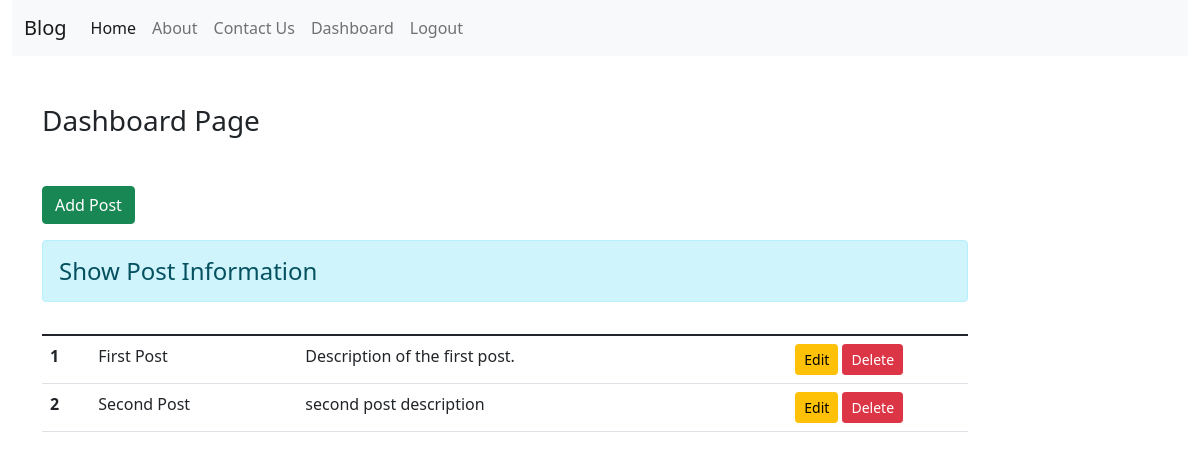
Before: /dashboard/ (signed in) with the older database file.
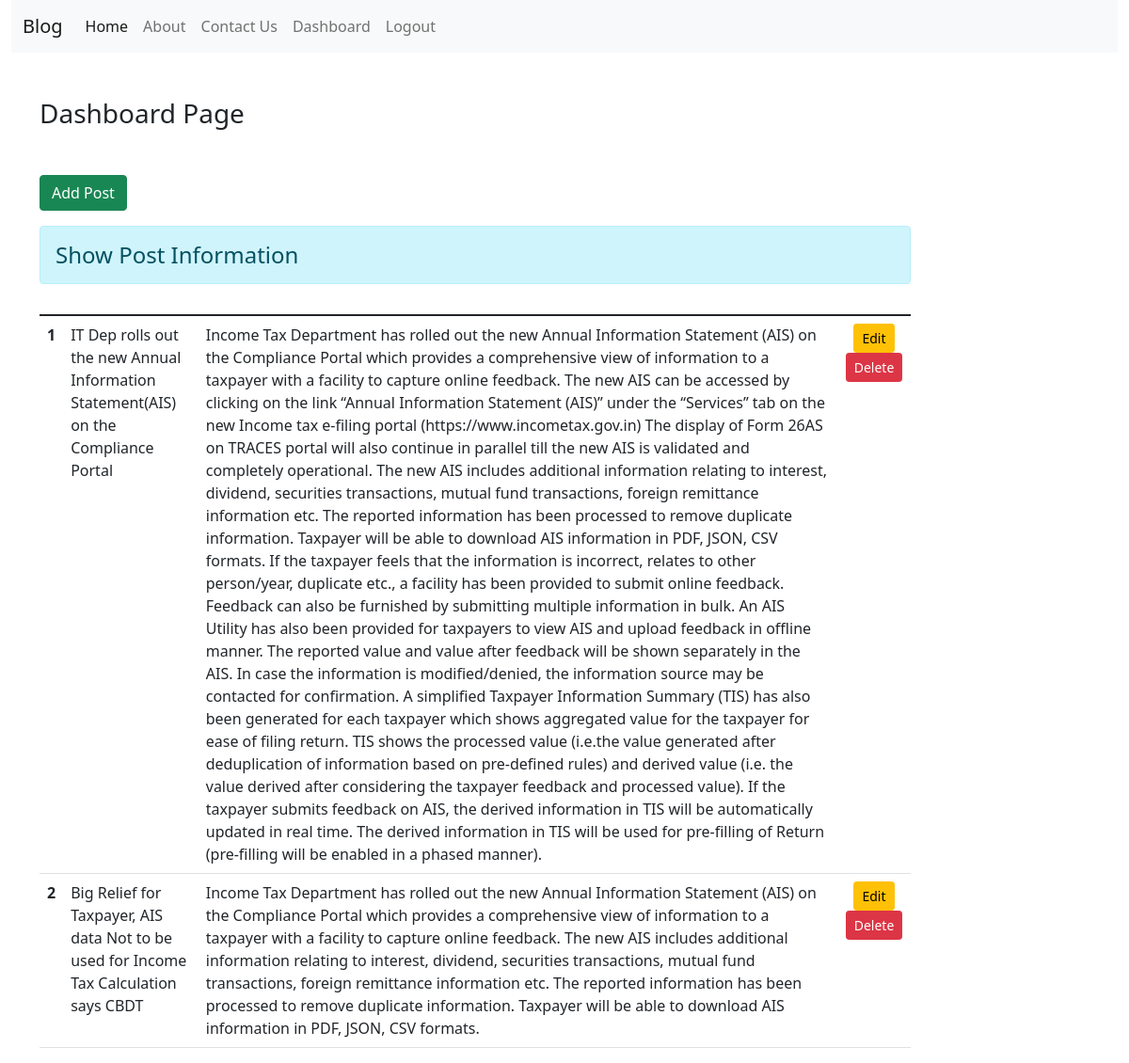
After: the same page with the newer database file.
### blogApp/models.py (models this page shows, shortened)
class Post(models.Model):
    title = models.TextField()
    desc = models.TextField()

### blogApp/views.py (the view)
# urls.py: path('dashboard/', views.dashboard, name='dashboard'),
def dashboard(request):
    if request.user.is_authenticated:
        posts = Post.objects.all()
        return render(request, "blogApp/dashboard.html", {'posts':posts})
    else:
        return HttpResponseRedirect("/login")

### blogApp/templates/blogApp/dashboard.html (shortened to what this page needs)
{% extends 'blogApp/base.html' %} {% load static %}
 {% block content %}
<div class="col-sm-10">
  <h3 class="test my-5">Dashboard Page</h3>
  <a href="{% url 'addpost'  %}" class="btn btn-success">Add Post</a>
  <h4 class="text=center alert alert-info mt-3">Show Post Information</h4>
    {% if posts %}
      <table class="table table-hover ">
        <thead>
          <tr class="text-center">
            <th scope="col" style="width:2%>ID</th>"
            <th scope="col" style="width:28%>Title</th>"
            <th scope="col" style="width:55%>Description</th>"
            <th scope="col" style="width:15%>Action</th>"
          </tr>
        </thead>
        <tbody>
          {% for post in posts %}
            <tr>
              <th scope="row">{{post.id}}</th>
              <td>{{post.title}}</td>
              <td>{{post.desc}}</td>
              <td class="text-center">
                <a href="{% url 'updatepost' post.id %}" class="btn btn-warning btn-sm">Edit</a>
                {% if perms.blog.delete_post %}
                <form action="{% url 'deletepost' post.id %}" method="post" class="d-inline"> {% csrf_token %}
                <input type="submit" class="btn btn-danger btn-sm" value="Delete">
              </form>
              {% endif %}
              </td>
            </tr>
          {% endfor %}
        </tbody>
      </table>
    {% else %}
      <h4 class="text-centr alert alert-warning">No Records</h4>
    {% endif %}
</div>
{%endblock content%}

Changed rows visible on the page:
changed Post id 1: title "First Post" → "IT Dep rolls out the new Annual Information Statement(AIS) on the Compliance Portal"; desc "Description of the first post." → "Income Tax Department has rolled out the new Annual Information Statement (AIS) on the Compliance Portal which provides a comprehensive view of information to a taxpayer with a facility to capture online feedback. The new AIS can be accessed by clicking on the link “Annual Information Statement (AIS)” under the “Services” tab on the new Income tax e-filing portal (https://www.incometax.gov.in) The display of Form 26AS on TRACES portal will also continue in parallel till the new AIS is validated and completely operational. The new AIS includes additional information relating to interest, dividend, securities transactions, mutual fund transactions, foreign remittance information etc. The…"
changed Post id 2: title "Second Post" → "Big Relief for Taxpayer, AIS data Not to be used for Income Tax Calculation says CBDT"; desc "second post description" → "Income Tax Department has rolled out the new Annual Information Statement (AIS) on the Compliance Portal which provides a comprehensive view of information to a taxpayer with a facility to capture online feedback. The new AIS includes additional information relating to interest, dividend, securities transactions, mutual fund transactions, foreign remittance information etc. The reported information has been processed to remove duplicate information. Taxpayer will be able to download AIS information in PDF, JSON, CSV formats."
